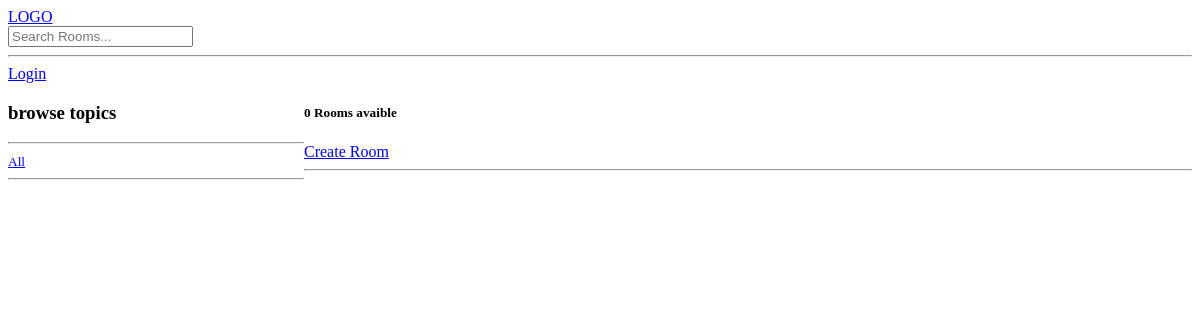
The app's page /?q=Python, older data.
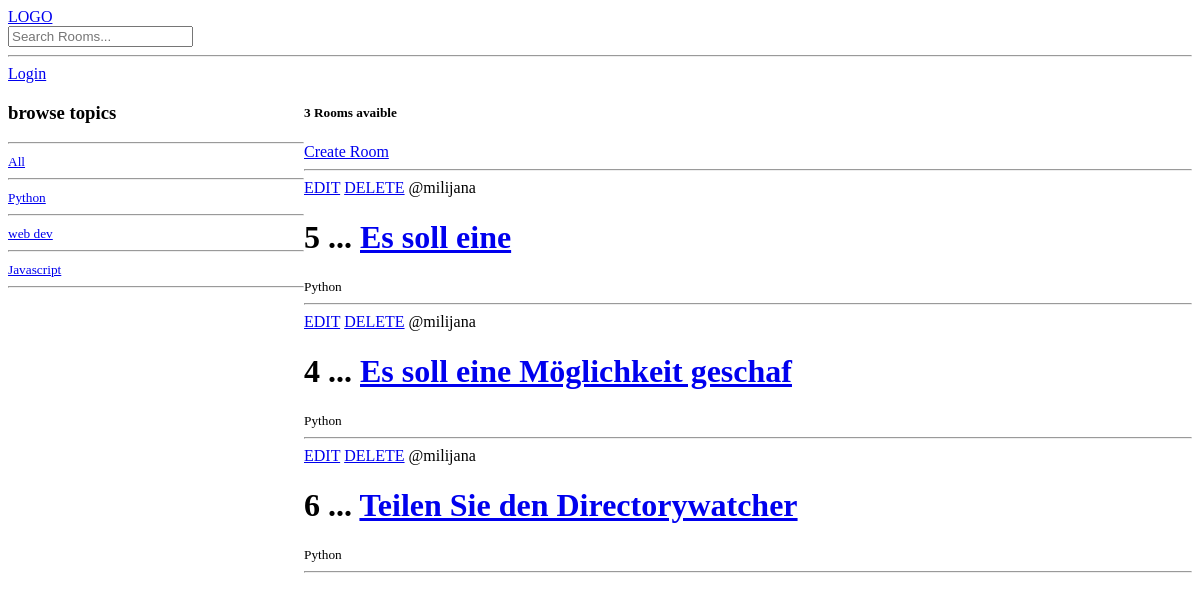
The same page, newer data.
### base/models.py (models this page shows, shortened)
class Topic(models.Model):
    name = models.CharField(max_length = 32)

class Room(models.Model):
    host = models.ForeignKey(User, on_delete=models.SET_NULL, null=True)
    topic = models.ForeignKey(Topic, on_delete=models.SET_NULL, null=True)
    name = models.CharField(max_length = 32)
    description = models.TextField(null=True, blank=True)
    update = models.DateTimeField(auto_now=True)
    create = models.DateTimeField(auto_now_add=True)
    class Meta:
        ordering = ['-update', '-create']

### base/views.py (the view)
# urls.py: path('', views.home, name='home'),
def home(request):
    q = request.GET.get('q') if request.GET.get('q') != None else ''
    rooms = Room.objects.filter(
        Q(topic__name__icontains = q) |
        Q(name__icontains = q) |
        Q(description__icontains = q)
    )
    room_counts = rooms.count
    topics = Topic.objects.all()
    contex =  {'rooms': rooms, 'topics' : topics, 'room_counts' : room_counts }
    return render(request, 'base/home.html', contex)

### base/templates/base/home.html (shortened to what this page needs)
{% extends 'main.html' %}
{% block content %}
<div class="home-container">
    <div>
        <h3>browse topics</h3>
        <hr>
        <div>
            <small>
               <a href="{% url 'home'  %}">All</a>
            </small>
            <hr>
        </div>
        {% for topic in topics %}
        <div>
            <small>
               <a href="{% url 'home'  %}?q={{topic.name}}">{{topic.name}}</a>
            </small>
            <hr>
        </div>
        {% endfor %}
    </div>
    <div>
        <h5>{{room_counts}} Rooms avaible</h5>
        <a href="{% url 'create-room' %}">Create Room</a>
        <hr>
        <div>
            <div>
                {% for room in rooms %}
                <div>
                    <a href="{% url 'update-room' room.id %}">EDIT</a>
                    <a href="{% url 'delete-room' room.id %}">DELETE</a>
                    <span>@{{room.host.username}}</span>
                    <h1>{{room.id}} ... <a href="{% url 'room' room.id %}"> {{room.name}}</a></h1>
                    <small>{{room.topic.name}}</small>
                    <hr>
                </div>
                {% endfor %}
            </div>
        </div>
    </div>
</div>
{% endblock content %}

### templates/main.html (shortened to what this page needs)
<!DOCTYPE html>
<html>
<head>
</head>
<body>
    {% include 'navbar.html' %}
    {% block content %}
    {% endblock %}
</body>
</html>

### templates/navbar.html
<a href="/"> LOGO </a>
<form method="GET" action= "{% url 'home'  %}">
    <input type="text" name="q" placeholder="Search Rooms..."/>
</form>
<hr>
<a href="{% url 'login' %}">Login</a>

### base/templates/base/home.html (style rules this page uses)
.home-container { display: grid; grid-template-columns: 1fr 3fr; }

Row changes from the older to the newer data that the page shows:
added Topic: name "Python"
added Topic: name "web dev"
added Topic: name "Javascript"
added Room: host.username "milijana", id "5", name "Es soll eine", topic.name "Python"
added Room: host.username "milijana", id "4", name "Es soll eine Möglichkeit geschaf", topic.name "Python"
added Room: host.username "milijana", id "6", name "Teilen Sie den Directorywatcher", topic.name "Python"
Text that changed along with them:
{{ room_counts }}: "0" → "3"
